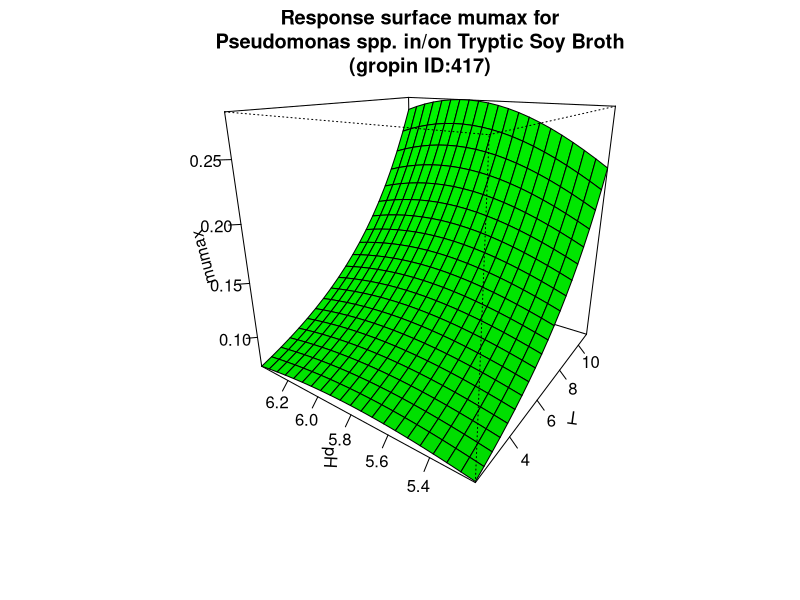

Generate this figure with R:
#############################
# start of Parameter script
#############################
T <- seq(2.002,10.989010989011,length.out=21)
pH <- seq(5.2052,6.39360639360639,length.out=21)
#############################
# end of Parameter script
#############################
############################# 
# start of Model script Gropin ID 417 
#############################
 
# constant coefficients for this model
 
variables <- data.frame(T,pH)
argumentsPar <- expand.grid(variables)
 
# heart of the model
response_surface <- function(T,pH) {
   mumax <-exp(-12.65+0.004234*(T^2)-0.3024*(pH^2)+0.01535*T*pH-0.004356*T+3.467*pH)

return(mumax=mumax)
} 

# output parameters
responseSurface <- cbind(argumentsPar,response_surface(argumentsPar['T'],argumentsPar['pH']))
colnames(responseSurface) <- c(colnames(argumentsPar),'mumax')
#############################
# End of Model script
#############################
############################# 
# start of Visualisation script Gropin ID 417 
#############################
persp(T,pH,matrix(unlist(responseSurface$'mumax'),nrow=21),col = 'green',xlab='T',ylab='pH',zlab='mumax',main='Response surface mumax for
Pseudomonas spp. in/on Tryptic Soy Broth
(gropin ID:417)',theta=305,phi=20,shade=0.25,ticktype = 'detailed')
#############################
# End of Visualisation script
#############################
